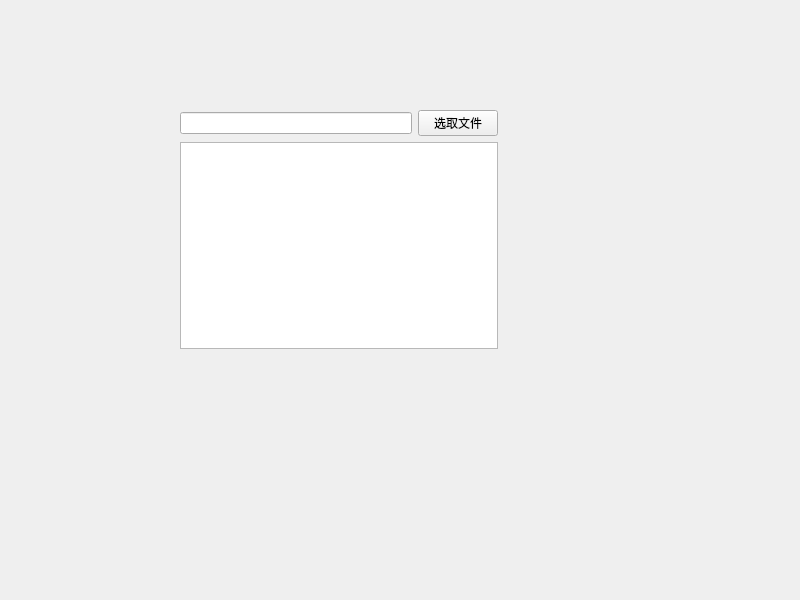
<?xml version="1.0" encoding="UTF-8"?>
<ui version="4.0">
 <class>Widget</class>
 <widget class="QWidget" name="Widget">
  <property name="geometry">
   <rect>
    <x>0</x>
    <y>0</y>
    <width>800</width>
    <height>600</height>
   </rect>
  </property>
  <property name="windowTitle">
   <string>Widget</string>
  </property>
  <widget class="QWidget" name="">
   <property name="geometry">
    <rect>
     <x>180</x>
     <y>110</y>
     <width>318</width>
     <height>239</height>
    </rect>
   </property>
   <layout class="QVBoxLayout" name="verticalLayout">
    <item>
     <layout class="QHBoxLayout" name="horizontalLayout">
      <item>
       <widget class="QLineEdit" name="lineEdit"/>
      </item>
      <item>
       <widget class="QPushButton" name="pushButton">
        <property name="text">
         <string>选取文件</string>
        </property>
       </widget>
      </item>
     </layout>
    </item>
    <item>
     <widget class="QTextEdit" name="textEdit"/>
    </item>
   </layout>
  </widget>
 </widget>
 <resources/>
 <connections/>
</ui>
